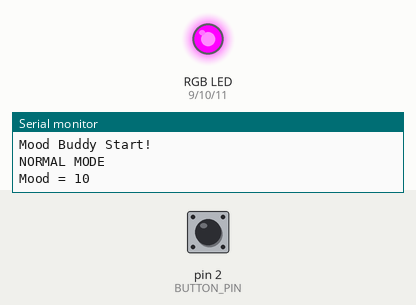
A sketch run on a simulated Arduino Nano, built with avr-gcc and run on an emulated ATmega328P. Shown: an RGB LED mixed from three pins (HIGH = lit), the last lines printed to the serial monitor. Inputs (shaded band) come from the test bench; at power-on: pin 2 (BUTTON_PIN) HIGH.

Above: at 1.2 s.
1.3 s: pin 2 (BUTTON_PIN) pulled LOW for 0.15 s
At 2.7 s:
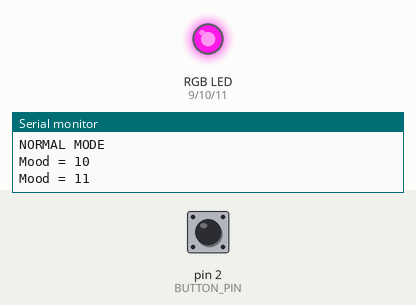
4.4 s: pin 2 (BUTTON_PIN) pulled LOW for 1 s
At 5.1 s:
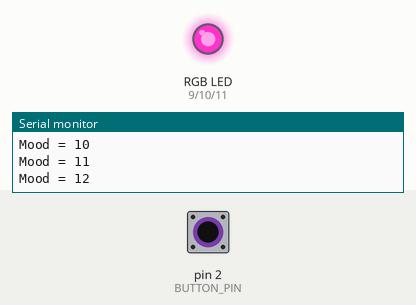
8.4 s: pin 2 (BUTTON_PIN) pulled LOW for 0.15 s
At 9.4 s:
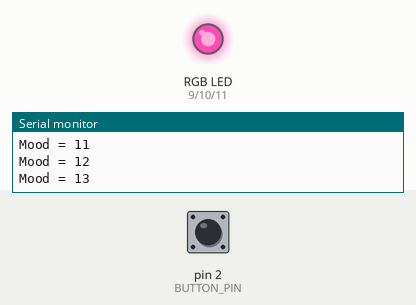
11.5 s: pin 2 (BUTTON_PIN) pulsed LOW 2 times (0.12 s each, 0.3 s apart)
At 13.8 s:
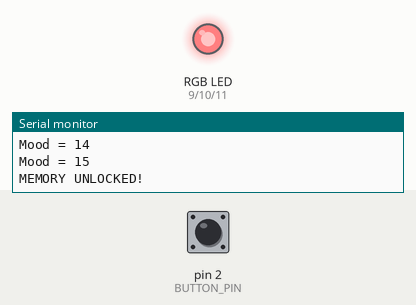
14.5 s: pin 2 (BUTTON_PIN) pulled LOW for 3.2 s
20.7 s: pin 2 (BUTTON_PIN) pulsed LOW 5 times (0.12 s each, 0.3 s apart)
Timing chart, 0 to 37.4 s (numbered marks = the images above; inputs shaded):
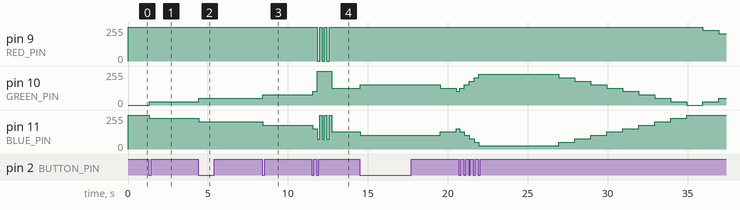

Measured:
- after the input at 1.3 s, pin 10 (GREEN_PIN): 0/255 → 25/255 at once; pin 11 (BLUE_PIN): 255/255 → 230/255 at once
- after the input at 4.4 s, pin 9 (RED_PIN): stays 255/255 (without the input it goes to 229/255 after 2.9 s); pin 11 (BLUE_PIN): 230/255 → 204/255 at once
- after the input at 8.4 s, pin 9 (RED_PIN): stays 255/255 (without the input it goes to 229/255 after 3.0 s)
- after the input at 11.5 s, pin 9 (RED_PIN): alternates 255/255 for 0.15 s and 0/255 for 0.15 s, 6 changes in all, then stays 255/255, starting after 0.34 s

The sketch:

homework2.ino
```cpp
/*
  Mood Buddy 心情娃娃

  Arduino Nano + RGB LED + Button

  RGB 共陽極：
  U -> 5V
  R -> D9
  G -> D10
  B -> D11

  Button：
  IN  -> D2
  VCC -> 5V
  GND -> GND

  遊戲：
  1. 一般模式從10分開始
  2. 每按一次 +1分
  3. 5秒沒按，每秒 -1分
  4. 20分變成藍色
  5. 藍色後，3秒內連按5次
  6. 觸發2秒彩虹獎勵
  7. 獎勵結束後重新開始

  額外功能：
  首次到15分時，紫粉色閃3次
*/

// ===================================
// 1. 腳位
// ===================================

const int BUTTON_PIN = 2;

const int RED_PIN = 9;
const int GREEN_PIN = 10;
const int BLUE_PIN = 11;

// 按鈕按下輸出LOW
// 如果你的模組按下輸出HIGH，改成HIGH
const int PRESSED_STATE = LOW;


// ===================================
// 2. 遊戲模式
// ===================================

enum GameMode {
  NORMAL,       // 一般模式
  COMBO_READY,  // 藍燈，等待連擊
  REWARD        // 獎勵模式
};

GameMode mode = NORMAL;

int mood = 10;

const int MAX_MOOD = 20;
const int MIN_MOOD = 0;


// ===================================
// 3. 成就記憶
// ===================================

bool memoryUnlocked = false;
bool memoryEffectActive = false;

unsigned long memoryStartTime = 0;


// ===================================
// 4. 連擊設定
// ===================================

int comboCount = 0;

unsigned long comboStartTime = 0;
unsigned long rewardStartTime = 0;

const unsigned long COMBO_WINDOW = 3000;
const unsigned long REWARD_TIME = 2000;


// ===================================
// 5. 時間設定
// ===================================

const unsigned long WAIT_TIME = 5000;
const unsigned long LOSE_INTERVAL = 1000;
const unsigned long DEBOUNCE_TIME = 40;

const unsigned long MEMORY_TIME = 900;

unsigned long lastPressTime = 0;
unsigned long lastLoseTime = 0;

unsigned long lastDebounceTime = 0;

int lastReading;
int stableButtonState;


// ===================================
// 6. RGB 控制（共陽極）
// ===================================

void setColor(int r, int g, int b) {

  r = constrain(r, 0, 255);
  g = constrain(g, 0, 255);
  b = constrain(b, 0, 255);

  // 共陽極：反轉PWM
  analogWrite(RED_PIN, 255 - r);
  analogWrite(GREEN_PIN, 255 - g);
  analogWrite(BLUE_PIN, 255 - b);
}


// ===================================
// 7. 一般模式顏色
// ===================================

void showMoodColor() {

  int r = 0;
  int g = 0;
  int b = 0;

  if (mood <= 10) {

    // 紅 -> 綠
    r = map(mood, 0, 10, 255, 0);
    g = map(mood, 0, 10, 0, 255);

  } else {

    // 綠 -> 藍
    g = map(mood, 10, 20, 255, 0);
    b = map(mood, 10, 20, 0, 255);
  }

  setColor(r, g, b);
}


// ===================================
// 8. 心情記憶燈
// ===================================

void showMemoryEffect(unsigned long now) {

  unsigned long elapsed = now - memoryStartTime;

  if ((elapsed / 150) % 2 == 0) {
    setColor(255, 0, 180);
  } else {
    setColor(0, 0, 0);
  }
}


// ===================================
// 9. 彩虹獎勵燈
// ===================================

void showReward(unsigned long now) {

  unsigned long elapsed = now - rewardStartTime;

  int phase = (elapsed / 100) % 6;

  switch (phase) {

    case 0:
      setColor(255, 0, 0);
      break;

    case 1:
      setColor(255, 120, 0);
      break;

    case 2:
      setColor(255, 255, 0);
      break;

    case 3:
      setColor(0, 255, 0);
      break;

    case 4:
      setColor(0, 100, 255);
      break;

    case 5:
      setColor(180, 0, 255);
      break;
  }
}


// ===================================
// 10. 重新開始
// ===================================

void resetGame(unsigned long now) {

  mood = 10;
  mode = NORMAL;

  comboCount = 0;
  memoryEffectActive = false;

  lastPressTime = now;
  lastLoseTime = now;

  Serial.println("NEW GAME!");
  Serial.println("NORMAL MODE");
  Serial.println("Mood = 10");
}


// ===================================
// 11. 初始化
// ===================================

void setup() {

  digitalWrite(RED_PIN, HIGH);
  digitalWrite(GREEN_PIN, HIGH);
  digitalWrite(BLUE_PIN, HIGH);

  pinMode(RED_PIN, OUTPUT);
  pinMode(GREEN_PIN, OUTPUT);
  pinMode(BLUE_PIN, OUTPUT);

  pinMode(BUTTON_PIN, INPUT_PULLUP);

  Serial.begin(9600);

  lastReading = digitalRead(BUTTON_PIN);
  stableButtonState = lastReading;

  lastPressTime = millis();
  lastLoseTime = millis();

  Serial.println("Mood Buddy Start!");
  Serial.println("NORMAL MODE");
  Serial.println("Mood = 10");

  showMoodColor();
}


// ===================================
// 12. 主程式
// ===================================

void loop() {

  unsigned long now = millis();

  // -----------------------------------
  // A. 按鈕防彈跳
  // -----------------------------------

  int reading = digitalRead(BUTTON_PIN);

  if (reading != lastReading) {
    lastDebounceTime = now;
  }

  bool pressedEvent = false;

  if (now - lastDebounceTime >= DEBOUNCE_TIME) {

    if (reading != stableButtonState) {

      stableButtonState = reading;

      // 只在按下瞬間觸發
      if (stableButtonState == PRESSED_STATE) {
        pressedEvent = true;
      }
    }
  }

  lastReading = reading;


  // -----------------------------------
  // B. 獎勵模式
  // -----------------------------------

  if (mode == REWARD) {

    if (now - rewardStartTime >= REWARD_TIME) {

      resetGame(now);
      showMoodColor();

    } else {

      showReward(now);
    }

    return;
  }


  // -----------------------------------
  // C. 一般模式：按鈕加分
  // -----------------------------------

  if (pressedEvent) {

    lastPressTime = now;
    lastLoseTime = now;

    if (mode == NORMAL) {

      if (mood < MAX_MOOD) {
        mood++;
      }

      Serial.print("Mood = ");
      Serial.println(mood);

      // 首次15分，解鎖記憶
      if (mood >= 15 && !memoryUnlocked) {

        memoryUnlocked = true;
        memoryEffectActive = true;
        memoryStartTime = now;

        Serial.println("MEMORY UNLOCKED!");
      }

      // 20分，進入連擊準備模式
      if (mood == 20) {

        mode = COMBO_READY;

        comboCount = 0;

        Serial.println("BLUE!");
        Serial.println("COMBO READY!");
        Serial.println("Press 5 times in 3 seconds");
      }

    }

    // ---------------------------------
    // D. 藍燈後開始計算連擊
    // ---------------------------------

    else if (mode == COMBO_READY) {

      // 第一次按下，開始3秒計時
      if (comboCount == 0 ||
          now - comboStartTime > COMBO_WINDOW) {

        comboCount = 1;
        comboStartTime = now;

      } else {

        comboCount++;
      }

      Serial.print("Combo = ");
      Serial.println(comboCount);

      // 3秒內按滿5次
      if (comboCount >= 5) {

        mode = REWARD;

        rewardStartTime = now;

        memoryEffectActive = false;

        Serial.println("REWARD MODE!");

        showReward(now);
        return;
      }
    }
  }


  // -----------------------------------
  // E. 5秒沒按，心情下降
  // -----------------------------------

  if (now - lastPressTime >= WAIT_TIME &&
      now - lastLoseTime >= LOSE_INTERVAL) {

    if (mood > MIN_MOOD) {

      mood--;

      Serial.print("Mood decreased = ");
      Serial.println(mood);
    }

    lastLoseTime = now;

    // 如果分數掉到20以下，
    // 取消連擊準備，回一般模式
    if (mode == COMBO_READY && mood < 20) {

      mode = NORMAL;
      comboCount = 0;

      Serial.println("BACK TO NORMAL");
    }
  }


  // -----------------------------------
  // F. 記憶燈時間結束
  // -----------------------------------

  if (memoryEffectActive &&
      now - memoryStartTime >= MEMORY_TIME) {

    memoryEffectActive = false;
  }


  // -----------------------------------
  // G. 顯示燈光
  // -----------------------------------

  if (memoryEffectActive) {

    showMemoryEffect(now);

  } else {

    showMoodColor();
  }
}
```
